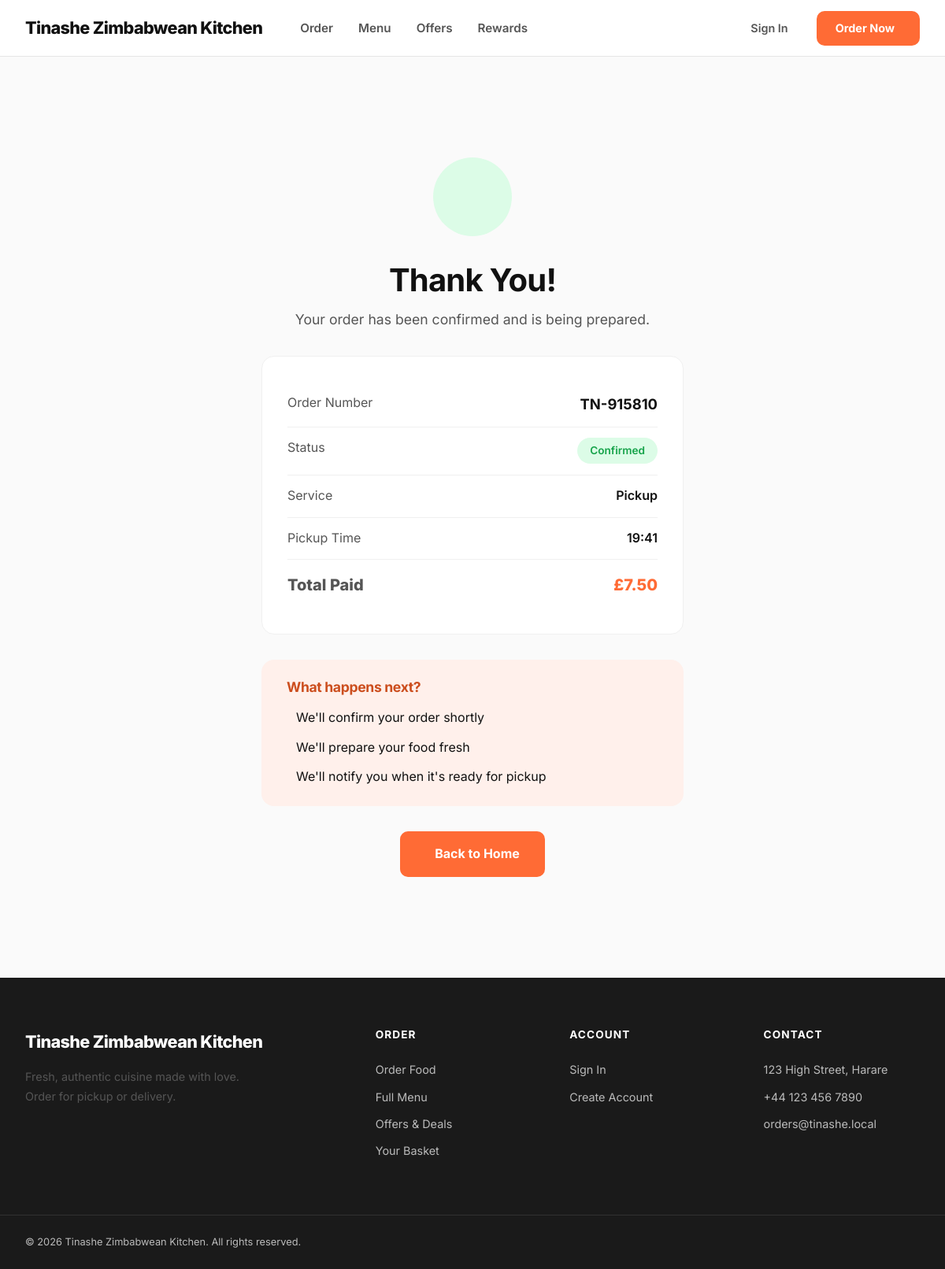
Screenshot of /orders/confirmation/TN-915810/ with the database file from the repository.
### apps/core/models.py (models this page shows, shortened)
class SiteSettings(models.Model):
    shop_name = models.CharField(max_length=100, default="My Restaurant")
    address = models.TextField(default="123 High Street, Harare")
    phone = models.CharField(max_length=30, blank=True)
    email = models.EmailField(blank=True)
    opening_hours = models.JSONField(default=dict, blank=True)
    currency = models.CharField(max_length=3, default="GBP")
    logo = models.ImageField(upload_to="site/", blank=True, validators=LOGO_IMAGE_VALIDATORS)
    favicon = models.ImageField(upload_to="site/", blank=True, validators=FAVICON_IMAGE_VALIDATORS)
    theme_color = models.CharField(max_length=7, default="#FF6B35", help_text="Hex color code for PWA theme")
    facebook_url = models.URLField(blank=True)
    instagram_url = models.URLField(blank=True)
    twitter_url = models.URLField(blank=True)
    created_at = models.DateTimeField(auto_now_add=True)
    updated_at = models.DateTimeField(auto_now=True)
    class Meta:
        verbose_name = "Site Settings"
        verbose_name_plural = "Site Settings"
    @classmethod
    def get(cls):
        settings, _ = cls.objects.get_or_create(pk=1)
        return settings

### apps/orders/models.py (models this page shows, shortened)
class Order(models.Model):
    class ServiceType(models.TextChoices):
        PICKUP = "pickup", "Pickup"
        DELIVERY = "delivery", "Delivery"
    class OrderStatus(models.TextChoices):
        PENDING = "pending", "Pending Payment"
        CONFIRMED = "confirmed", "Confirmed"
        PREPARING = "preparing", "Preparing"
        READY = "ready", "Ready for Collection"
        OUT_FOR_DELIVERY = "out_for_delivery", "Out for Delivery"
        COMPLETED = "completed", "Completed"
        CANCELLED = "cancelled", "Cancelled"
    class PaymentStatus(models.TextChoices):
        PENDING = "pending", "Pending"
        PAID = "paid", "Paid"
        FAILED = "failed", "Failed"
        REFUNDED = "refunded", "Refunded"
    order_number = models.CharField(max_length=20, unique=True, db_index=True)
    customer_name = models.CharField(max_length=150)
    customer_phone = models.CharField(max_length=30)
    customer_email = models.EmailField(blank=True)
    user = models.ForeignKey(
        "accounts.User",
        on_delete=models.SET_NULL,
        null=True,
        blank=True,
        related_name="orders"
    )
    service_type = models.CharField(
        max_length=20,
        choices=ServiceType.choices,
        default=ServiceType.PICKUP,
        db_index=True,
    )
    delivery_address_line1 = models.CharField(max_length=255, blank=True)
    delivery_address_line2 = models.CharField(max_length=255, blank=True)
    delivery_city = models.CharField(max_length=100, blank=True)
    delivery_postcode = models.CharField(max_length=20, blank=True)
    status = models.CharField(
        max_length=20,
        choices=OrderStatus.choices,
        default=OrderStatus.PENDING
    )
    payment_status = models.CharField(
        max_length=20,
        choices=PaymentStatus.choices,
        default=PaymentStatus.PENDING
    )
    subtotal = models.DecimalField(
        max_digits=8,
        decimal_places=2,
        default=Decimal("0.00")
    )
    discount_amount = models.DecimalField(
        max_digits=8,
        decimal_places=2,
        default=Decimal("0.00")
    )
    total_amount = models.DecimalField(
        max_digits=8,
        decimal_places=2,
        default=Decimal("0.00")
    )
    applied_offer = models.ForeignKey(
        "offers.Offer",
        on_delete=models.SET_NULL,
        null=True,
        blank=True,
        related_name="orders"
    )
    voucher_code = models.CharField(max_length=20, blank=True)
    requested_pickup_time = models.DateTimeField(null=True, blank=True, help_text="Customer's requested pickup time")
    estimated_ready_time = models.DateTimeField(null=True, blank=True, help_text="Kitchen's estimated ready time")
    actual_ready_time = models.DateTimeField(null=True, blank=True, help_text="When order was actually marked ready")
    accepted_at = models.DateTimeField(null=True, blank=True)
    preparing_started_at = models.DateTimeField(null=True, blank=True)
    ready_at = models.DateTimeField(null=True, blank=True)
    dispatched_at = models.DateTimeField(null=True, blank=True)
    collected_at = models.DateTimeField(null=True, blank=True)
    delivered_at = models.DateTimeField(null=True, blank=True)
    completed_at = models.DateTimeField(null=True, blank=True)
    cancelled_at = models.DateTimeField(null=True, blank=True)
    accepted_by = models.ForeignKey(
        "accounts.User",
        on_delete=models.SET_NULL,
        null=True,
        blank=True,
        related_name="accepted_orders",
    )
    completed_by = models.ForeignKey(
        "accounts.User",
        on_delete=models.SET_NULL,
        null=True,
        blank=True,
        related_name="completed_orders",
    )
    cancelled_by = models.ForeignKey(
        "accounts.User",
        on_delete=models.SET_NULL,
        null=True,
        blank=True,
        related_name="cancelled_orders",
    )
    special_instructions = models.TextField(blank=True)
    staff_notes = models.TextField(blank=True, help_text="Internal kitchen notes")
    handover_notes = models.TextField(blank=True, help_text="Collection/delivery handover notes")
    cancel_reason = models.CharField(max_length=255, blank=True)
    mollie_payment_id = models.CharField(max_length=100, blank=True, db_index=True)
    paid_at = models.DateTimeField(null=True, blank=True)
    created_at = models.DateTimeField(auto_now_add=True)
    updated_at = models.DateTimeField(auto_now=True)
    class Meta:
        verbose_name = "Order"
        verbose_name_plural = "Orders"
        ordering = ["-created_at"]
        indexes = [
            models.Index(fields=["status", "created_at"]),
            models.Index(fields=["payment_status", "created_at"]),
        ]
    @property
    def is_delivery(self):
        return self.service_type == self.ServiceType.DELIVERY
    @property
    def service_time_label(self):
        return "Delivery Time" if self.is_delivery else "Pickup Time"
    @property
    def service_status_display(self):
        if self.status == self.OrderStatus.READY:
            return self.ready_status_label
        if self.status == self.OrderStatus.OUT_FOR_DELIVERY:
            return self.dispatch_status_label
        return self.get_status_display()
    @property
    def requested_service_time(self):
        return self.requested_pickup_time

### apps/orders/views.py (the view)
# urls.py: path("confirmation/<str:order_number>/", views.order_confirmation, name="confirmation"),
def order_confirmation(request, order_number):
    order = get_object_or_404(Order, order_number=order_number)
    template = "desktop/orders/confirmation.html" if getattr(request, "is_desktop", True) else "orders/confirmation.html"
    return render(request, template, {"order": order})

### apps/cart/services.py (called while the page is built, shortened)
    def get_items(self):
        items = []
        return items

    def get_total(self):
        total = Decimal('0.00')
        for item in self.get_items():
            total += item['line_total']
        return total

    def get_count(self):
        count = 0
        return count

### apps/config/context_processors.py (called while the page is built)
def site_settings(request):
    return {
        "site_settings": SiteSettings.get(),
    }

### apps/core/context_processors.py (called while the page is built)
def cart_context(request):
    cart = CartService(request)
    return {
        "cart_items": cart.get_items(),
        "cart_total": float(cart.get_total()),
        "cart_count": cart.get_count(),
        "is_desktop": getattr(request, "is_desktop", True),
    }

### templates/desktop/orders/confirmation.html (shortened to what this page needs)
{% extends "desktop/base.html" %}
{% block content %}
<section class="section">
    <div class="confirmation-page">
        <div class="confirmation-icon">
        </div>
        <h1>Thank You!</h1>
        <p>Your order has been confirmed and is being prepared.</p>
        <div class="confirmation-details">
            <div class="confirmation-row">
                <span>Order Number</span>
                <span style="font-weight:700;font-size:1.15rem;">{{ order.order_number }}</span>
            </div>
            <div class="confirmation-row">
                <span>Status</span>
                <span style="background:var(--success-bg);color:var(--success);padding:0.35rem 1rem;border-radius:50px;font-size:0.85rem;font-weight:600;">
                    {{ order.service_status_display }}
                </span>
            </div>
            <div class="confirmation-row">
                <span>Service</span>
                <span style="font-weight:600;">{{ order.get_service_type_display }}</span>
            </div>
            <div class="confirmation-row">
                <span>{{ order.service_time_label }}</span>
                <span style="font-weight:600;">{% if order.requested_service_time %}{{ order.requested_service_time|date:"H:i" }}{% else %}TBD{% endif %}</span>
            </div>
            <div class="confirmation-row">
                <span>Total Paid</span>
                <span style="color:var(--brand);">£{{ order.total_amount }}</span>
            </div>
        </div>
        <div style="background:var(--brand-light);border-radius:var(--radius-lg);padding:1.5rem 2rem;margin-bottom:2rem;text-align:left;">
            <h3 style="font-size:1.1rem;font-weight:700;margin-bottom:1rem;color:var(--brand-dark);">What happens next?</h3>
            <ul style="list-style:none;padding:0;margin:0;">
                <li style="display:flex;align-items:flex-start;gap:0.75rem;margin-bottom:0.75rem;">
                    <span>We'll confirm your order shortly</span>
                </li>
                <li style="display:flex;align-items:flex-start;gap:0.75rem;margin-bottom:0.75rem;">
                    <span>We'll prepare your food fresh</span>
                </li>
                <li style="display:flex;align-items:flex-start;gap:0.75rem;">
                    <span>{% if order.is_delivery %}We'll update you when your driver is on the way{% else %}We'll notify you when it's ready for pickup{% endif %}</span>
                </li>
            </ul>
        </div>
        <div style="display:flex;gap:1rem;justify-content:center;">
            <a href="{% url 'core:home' %}" class="hero-btn-primary" style="text-decoration:none;">
                Back to Home
            </a>
        </div>
    </div>
</section>
{% endblock %}

### templates/desktop/base.html (shortened to what this page needs)
{% load static %}
<!DOCTYPE html>
<html lang="en">
<head>
    <link rel="stylesheet" href="{% static 'css/desktop.css' %}">
</head>
<body>
    <header class="site-header">
        <div class="header-inner">
            <div class="header-left">
                <a href="{% url 'core:home' %}" class="logo">
                    <div class="logo-text">
                        {{ site_settings.shop_name }}
                    </div>
                </a>
                <nav class="main-nav">
                    <a href="{% url 'core:home' %}" class="{% if request.resolver_match.url_name == 'home' %}active{% endif %}">Order</a>
                    <a href="{% url 'menu:menu' %}" class="{% if 'menu' in request.path and request.resolver_match.url_name != 'home' %}active{% endif %}">Menu</a>
                    <a href="{% url 'offers:list' %}" class="{% if 'offers' in request.path %}active{% endif %}">Offers</a>
                    <a href="{% url 'loyalty:dashboard' %}" class="{% if 'rewards' in request.path %}active{% endif %}">Rewards</a>
                </nav>
            </div>
            <div class="header-right">
                <a href="{% url 'orders:cart' %}" class="header-icon-btn">
                </a>
                {% if request.user.is_authenticated %}
                <a href="{% url 'accounts:profile' %}" class="btn-account">
                    <i class="ph ph-user-circle" style="font-size:1.25rem;"></i>
                    {{ request.user.first_name }}
                </a>
                {% else %}
                <a href="{% url 'account_login' %}" class="btn-account">
                    Sign In
                </a>
                <a href="{% url 'account_signup' %}" class="btn-order">
                    Order Now
                </a>
                {% endif %}
            </div>
        </div>
    </header>
    <main>
        {% block content %}{% endblock %}
    </main>
    <footer class="site-footer">
        <div class="footer-main">
            <div class="footer-brand">
                <a href="{% url 'core:home' %}" class="logo">
                    {{ site_settings.shop_name }}
                </a>
                <p>{{ site_settings.shop_description|default:"Fresh, authentic cuisine made with love. Order for pickup or delivery." }}</p>
            </div>
            <div class="footer-col">
                <h4>Order</h4>
                <a href="{% url 'core:home' %}">Order Food</a>
                <a href="{% url 'menu:menu' %}">Full Menu</a>
                <a href="{% url 'offers:list' %}">Offers & Deals</a>
                <a href="{% url 'orders:cart' %}">Your Basket</a>
            </div>
            <div class="footer-col">
                <h4>Account</h4>
                {% if request.user.is_authenticated %}
                <a href="{% url 'accounts:profile' %}">My Profile</a>
                <a href="{% url 'accounts:order_history' %}">Order History</a>
                <a href="{% url 'loyalty:dashboard' %}">Rewards</a>
                <a href="{% url 'account_logout' %}">Sign Out</a>
                {% else %}
                <a href="{% url 'account_login' %}">Sign In</a>
                <a href="{% url 'account_signup' %}">Create Account</a>
                {% endif %}
            </div>
            <div class="footer-col">
                <h4>Contact</h4>
                {% if site_settings.address %}
                <a href="#">{{ site_settings.address }}</a>
                {% endif %}
                {% if site_settings.phone %}
                <a href="tel:{{ site_settings.phone }}">{{ site_settings.phone }}</a>
                {% endif %}
                {% if site_settings.email %}
                <a href="mailto:{{ site_settings.email }}">{{ site_settings.email }}</a>
                {% endif %}
            </div>
        </div>
        <div class="footer-bottom">
            <div class="footer-bottom-inner">
                <span>&copy; {% now "Y" %} {{ site_settings.shop_name }}. All rights reserved.</span>
            </div>
        </div>
    </footer>
</body>
</html>

### rows the page displays
SiteSettings: shop_name "Tinashe Zimbabwean Kitchen", address "123 High Street, Harare", phone "+44 123 456 7890", email "orders@tinashe.local"
Order: order_number "TN-915810", service_status_display "Confirmed", service_type "Pickup", service_time_label "Pickup Time", requested_service_time "19:41", total_amount "7.50"
